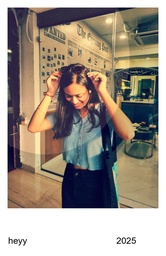
#> input picture exports/IMG-20240510-WA0265_vintage_polaroid_caption.jpg, 166 x 256 px, shrunk from 1056 x 1632 before the run
$ python vintage.py
#> lines starting #> are read from the running program, lines starting #| are printed output that depends on the picture
#> the answer given: exports/IMG-20240510-WA0265_vintage_polaroid_caption.jpg
#> further down, image is the input picture: PIL image 166x256 RGB; mean R, G, B 159.8, 149.8, 139.4
import random
import tkinter as tk
from tkinter import filedialog, simpledialog  # Added simpledialog import
from PIL import Image, ImageDraw, ImageFont
import os
import subprocess
from datetime import datetime
from PIL import ImageEnhance

VINTAGE_COLOR_LEVELS = {
    'r': [0, 0, 0, 1, 1, 2, 3, 3, 3, 4, 4, 4, 5, 5, 5, 6, 6, 7, 7, 7, 7, 8, 8, 8, 9, 9, 9, 9, 10, 10, 10, 10, 11, 11, 12, 12, 12, 12, 13, 13, 13, 14, 14, 15, 15, 16, 16, 17, 17, 17, 18, 19, 19, 20, 21, 22, 22, 23, 24, 25, 26, 27, 28, 29, 30, 31, 32, 33, 34, 35, 36, 37, 39, 40, 41, 42, 44, 45, 47, 48, 49, 52, 54, 55, 57, 59, 60, 62, 65, 67, 69, 70, 72, 74, 77, 79, 81, 83, 86, 88, 90, 92, 94, 97, 99, 101, 103, 107, 109, 111, 112, 116, 118, 120, 124, 126, 127, 129, 133, 135, 136, 140, 142, 143, 145, 149, 150, 152, 155, 157, 159, 162, 163, 165, 167, 170, 171, 173, 176, 177, 178, 180, 183, 184, 185, 188, 189, 190, 192, 194, 195, 196, 198, 200, 201, 202, 203, 204, 206, 207, 208, 209, 211, 212, 213, 214, 215, 216, 218, 219, 219, 220, 221, 222, 223, 224, 225, 226, 227, 227, 228, 229, 229, 230, 231, 232, 232, 233, 234, 234, 235, 236, 236, 237, 238, 238, 239, 239, 240, 241, 241, 242, 242, 243, 244, 244, 245, 245, 245, 246, 247, 247, 248, 248, 249, 249, 249, 250, 251, 251, 252, 252, 252, 253, 254, 254, 254, 255, 255, 255, 255, 255, 255, 255, 255, 255, 255, 255, 255, 255, 255, 255, 255, 255, 255, 255, 255, 255, 255, 255, 255, 255, 255, 255, 255, 255, 255, 255, 255, 255],
    'g' : [0, 0, 1, 2, 2, 3, 5, 5, 6, 7, 8, 8, 10, 11, 11, 12, 13, 15, 15, 16, 17, 18, 18, 19, 21, 22, 22, 23, 24, 26, 26, 27, 28, 29, 31, 31, 32, 33, 34, 35, 35, 37, 38, 39, 40, 41, 43, 44, 44, 45, 46, 47, 48, 50, 51, 52, 53, 54, 56, 57, 58, 59, 60, 61, 63, 64, 65, 66, 67, 68, 69, 71, 72, 73, 74, 75, 76, 77, 79, 80, 81, 83, 84, 85, 86, 88, 89, 90, 92, 93, 94, 95, 96, 97, 100, 101, 102, 103, 105, 106, 107, 108, 109, 111, 113, 114, 115, 117, 118, 119, 120, 122, 123, 124, 126, 127, 128, 129, 131, 132, 133, 135, 136, 137, 138, 140, 141, 142, 144, 145, 146, 148, 149, 150, 151, 153, 154, 155, 157, 158, 159, 160, 162, 163, 164, 166, 167, 168, 169, 171, 172, 173, 174, 175, 176, 177, 178, 179, 181, 182, 183, 184, 186, 186, 187, 188, 189, 190, 192, 193, 194, 195, 195, 196, 197, 199, 200, 201, 202, 202, 203, 204, 205, 206, 207, 208, 208, 209, 210, 211, 212, 213, 214, 214, 215, 216, 217, 218, 219, 219, 220, 221, 222, 223, 223, 224, 225, 226, 226, 227, 228, 228, 229, 230, 231, 232, 232, 232, 233, 234, 235, 235, 236, 236, 237, 238, 238, 239, 239, 240, 240, 241, 242, 242, 242, 243, 244, 245, 245, 246, 246, 247, 247, 248, 249, 249, 249, 250, 251, 251, 252, 252, 252, 253, 254, 255],
    'b' : [53, 53, 53, 54, 54, 54, 55, 55, 55, 56, 57, 57, 57, 58, 58, 58, 59, 59, 59, 60, 61, 61, 61, 62, 62, 63, 63, 63, 64, 65, 65, 65, 66, 66, 67, 67, 67, 68, 69, 69, 69, 70, 70, 71, 71, 72, 73, 73, 73, 74, 74, 75, 75, 76, 77, 77, 78, 78, 79, 79, 80, 81, 81, 82, 82, 83, 83, 84, 85, 85, 86, 86, 87, 87, 88, 89, 89, 90, 90, 91, 91, 93, 93, 94, 94, 95, 95, 96, 97, 98, 98, 99, 99, 100, 101, 102, 102, 103, 104, 105, 105, 106, 106, 107, 108, 109, 109, 110, 111, 111, 112, 113, 114, 114, 115, 116, 117, 117, 118, 119, 119, 121, 121, 122, 122, 123, 124, 125, 126, 126, 127, 128, 129, 129, 130, 131, 132, 132, 133, 134, 134, 135, 136, 137, 137, 138, 139, 140, 140, 141, 142, 142, 143, 144, 145, 145, 146, 146, 148, 148, 149, 149, 150, 151, 152, 152, 153, 153, 154, 155, 156, 156, 157, 157, 158, 159, 160, 160, 161, 161, 162, 162, 163, 164, 164, 165, 165, 166, 166, 167, 168, 168, 169, 169, 170, 170, 171, 172, 172, 173, 173, 174, 174, 175, 176, 176, 177, 177, 177, 178, 178, 179, 180, 180, 181, 181, 181, 182, 182, 183, 184, 184, 184, 185, 185, 186, 186, 186, 187, 188, 188, 188, 189, 189, 189, 190, 190, 191, 191, 192, 192, 193, 193, 193, 194, 194, 194, 195, 196, 196, 196, 197, 197, 197, 198, 199]
    }  # (same dictionary, truncated for brevity)

def apply_vintage_effect(image):
    # Convert to RGB just in case
    if image.mode != 'RGB':
        image = image.convert('RGB')

    # Apply sepia filter
    width, height = image.size
#> width = 166; height = 256
    pixels = image.load()

    for py in range(height):
        for px in range(width):
            r, g, b = pixels[px, py]

            tr = int(0.393 * r + 0.769 * g + 0.189 * b)
            tg = int(0.349 * r + 0.686 * g + 0.168 * b)
            tb = int(0.272 * r + 0.534 * g + 0.131 * b)

            pixels[px, py] = (
                min(255, tr),
                min(255, tg),
                min(255, tb)
            )

    # Slightly reduce saturation
    converter = ImageEnhance.Color(image)
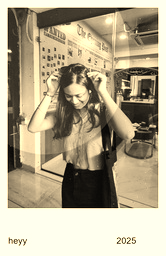
#> image: PIL image 166x256 RGB; mean R, G, B 178.2, 167.4, 141.1
    image = converter.enhance(0.9)

    # Slightly increase contrast
    contrast = ImageEnhance.Contrast(image)
    image = contrast.enhance(1.2)
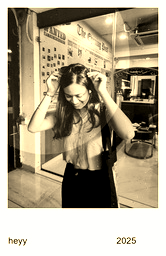
#> image: PIL image 166x256 RGB; mean R, G, B 173.2, 162.7, 139.3

    return image

def modify_all_pixels(im, pixel_callback):
    width, height = im.size
#> width = 166; height = 256
    pxls = im.load()
    for x in range(width):
        for y in range(height):
            pxls[x, y] = pixel_callback(x, y, *pxls[x, y])

# [8 lines left out: function vintage_colors, not called in this run]

def add_noise(im, noise_level=20):
    def pixel_noise(x, y, r, g, b):
        noise = random.randint(0, noise_level) - noise_level // 2
        return tuple(max(0, min(c + noise, 255)) for c in (r, g, b))
    modify_all_pixels(im, pixel_noise)
    return im

def select_image_file():
    root = tk.Tk()
    root.withdraw()  # Hide the root window
    file_path = filedialog.askopenfilename(
        title="Select an Image",
        filetypes=[("Image files", "*.jpg *.jpeg *.png *.bmp *.gif")]
    )
    root.destroy()  # Ensure the Tkinter root is destroyed after use
    return file_path

# [39 lines left out: functions add_polaroid_frame, get_next_filename, not called in this run]

# Main Execution
if __name__ == '__main__':
    filename = select_image_file()
    if not filename:
        print("No file selected. Exiting.")
        exit()

    try:
        image = Image.open(filename)
        if image.mode != 'RGB':
            image = image.convert('RGB')

        # Apply improved vintage effect and noise
        image = apply_vintage_effect(image)
        image = add_noise(image)

        # Get user input for message and date
        root = tk.Tk()
        root.withdraw()  # Hide the root window
        message = simpledialog.askstring("Polaroid Message", "Enter a short caption:", initialvalue="My Polaroid 📸") or "My Polaroid 📸"
        date = simpledialog.askstring("Date (optional)", "Enter a date (or leave blank for today):")
        root.destroy()  # Close the dialog window

        if not date:
            date = datetime.now().strftime("%d %b %Y")
        else:
            try:
                date = datetime.strptime(date, "%d %b %Y").strftime("%d %b %Y")
            except ValueError:
                print("Invalid date format. Using today's date instead.")
                date = datetime.now().strftime("%d %b %Y")

        print(f"📸 Adding Polaroid frame with message: '{message}' and date: '{date}'")
        image = vintage_colors(image)
        image = add_noise(image, noise_level=20)
        final_image = add_polaroid_frame(image, message=message, date=date)
        print("✅ Vintage effects applied successfully.")

        # Save to export directory
        export_dir = os.path.join(os.path.dirname(__file__), "exports")
        os.makedirs(export_dir, exist_ok=True)

        final_path = get_next_filename(export_dir)
        final_image.save(final_path)
        print(f"\n✅ Saved Polaroid image to: {final_path}")

        try:
            subprocess.Popen(['explorer', export_dir])
        except Exception as e:
            print(f"⚠ Could not open folder: {e}")

    except Exception as e:
        print(f"❌ Error processing image: {e}")

$ run again, on exports/IMG_20221006_164256_694_vintage_polaroid_caption.jpg
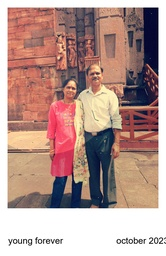
#> input picture exports/IMG_20221006_164256_694_vintage_polaroid_caption.jpg, 166 x 256 px, shrunk from 1056 x 1632 before the run
#> image is the input picture: PIL image 166x256 RGB; mean R, G, B 183.1, 152.3, 145.5
#> in apply_vintage_effect, `converter = ImageEnhance.Color(image)`:
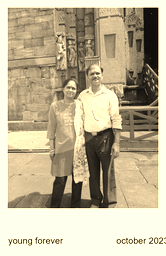
#> image: PIL image 166x256 RGB; mean R, G, B 190.2, 178.4, 149.6
#> in apply_vintage_effect, `image = contrast.enhance(1.2)`:
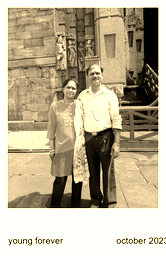
#> image: PIL image 166x256 RGB; mean R, G, B 185.9, 173.7, 147.1

$ run again, on exports/IMG_20221006_164301_736_vintage_polaroid.jpg
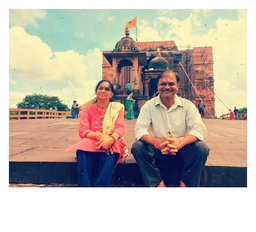
#> input picture exports/IMG_20221006_164301_736_vintage_polaroid.jpg, 256 x 232 px, shrunk from 1376 x 1248 before the run
#> image is the input picture: PIL image 256x232 RGB; mean R, G, B 191.5, 181.4, 170
#> in apply_vintage_effect, `converter = ImageEnhance.Color(image)`:
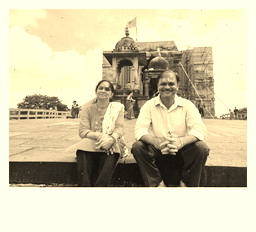
#> image: PIL image 256x232 RGB; mean R, G, B 208.6, 200.9, 170.6
#> in apply_vintage_effect, `image = contrast.enhance(1.2)`:
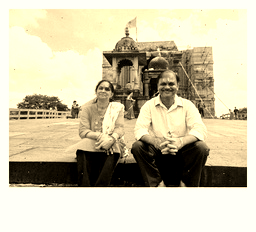
#> image: PIL image 256x232 RGB; mean R, G, B 203.1, 195.9, 168.5
